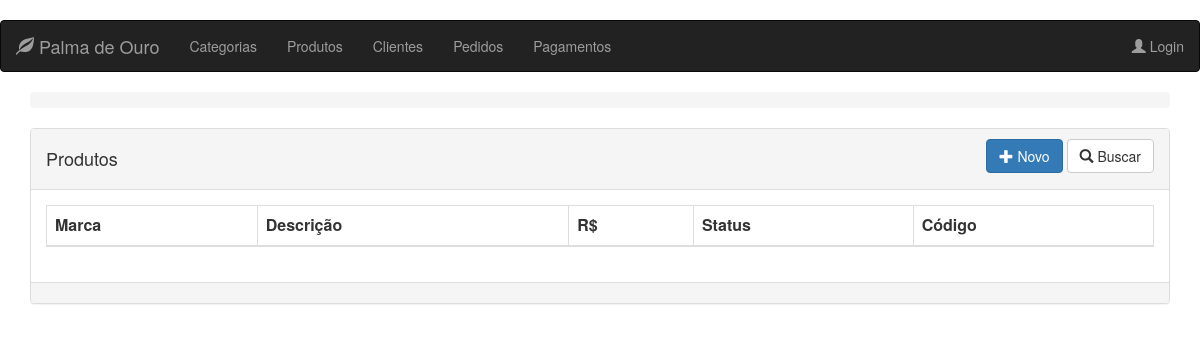
/product, run on an earlier commit of the app's database.
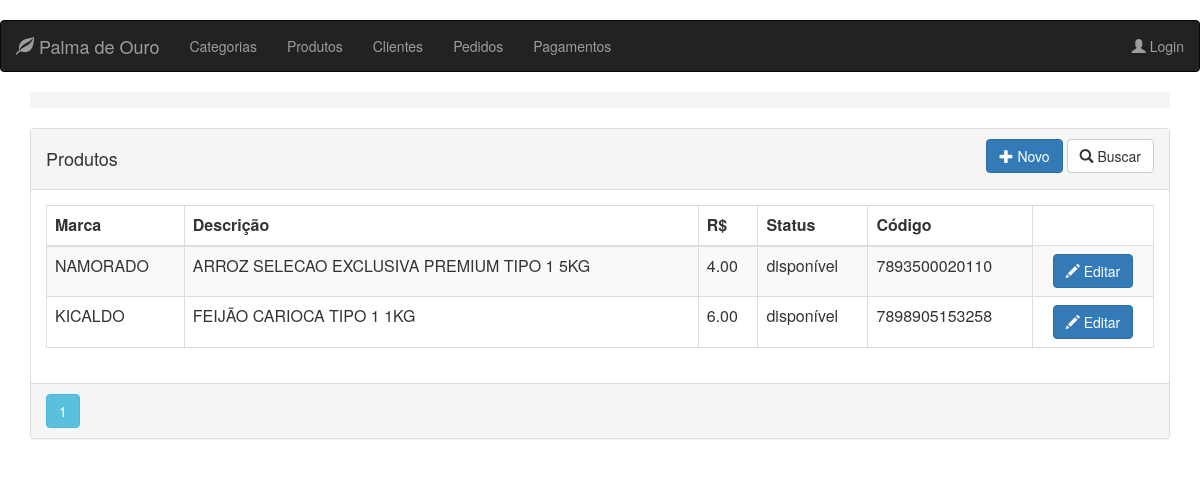
And on a later commit of the database.
### app/models.py (models this page shows, shortened)
class Product(db.Model):
    __tablename__ = 'products'
    id = db.Column(db.Integer, primary_key=True)
    brand = db.Column(db.String(32), nullable=False)
    description = db.Column(db.String(64))
    image_file = db.Column(db.String(32), default='default.jpg')
    unit_cost = db.Column(db.Numeric(6, 2), nullable=False)
    is_available = db.Column(db.Boolean, nullable=False)
    code = db.Column(db.String(13), unique=True, nullable=False)
    category_id = db.Column(db.Integer, ForeignKey('categories.id'), nullable=False)
    category = relationship("Category", backref=backref('products', order_by=description))
    __table_args__ = (CheckConstraint(unit_cost >= 0.00, name='unit_cost_positive'),)

### app/routes/product/routes.py (the view)
@blueprint_product.route('/product', methods=['GET'])
@register_breadcrumb(blueprint_product, '.', 'Produtos')
def get_products():
    page = request.args.get('page', 1, type=int)
    products = Product.query.order_by(Product.description).paginate(page=page, per_page=10)
    return render_template('product/list.html', all_products=products)

### app/templates/product/list.html
{% extends "base.html" %}
{% block page_content %}
<div class="panel panel-default">
    <div class="panel-heading">
        <div class="row">
            <div class="col col-xs-6">
                <h4>Produtos</h4>
            </div>
            <div class="col col-xs-6 text-right">
                <a href="{{ url_for('blueprint_product.new_product') }}"
                   class="btn btn-primary">
                    <span class="glyphicon glyphicon-plus"></span>
                    Novo
                </a>
                <a href="{{ url_for('blueprint_product.search_product') }}"
                   class="btn btn-default">
                    <span class="glyphicon glyphicon-search"></span>
                    Buscar
                </a>
            </div>
            <div class="btn-group col-md-4 text-right">
            </div>
        </div>
    </div>
    <div class="panel-body">
        <table class="table table-striped table-responsive table-bordered">
            <thead>
                <tr>
                    <th>Marca</th>
                    <th>Descrição</th>
                    <th>R$</th>
                    <th>Status</th>
                    <th>Código</th>
                </tr>
            </thead>
            <tbody>
                {% for product in all_products.items %}
                <tr>
                    <td>{{ product.brand }}</td>
                    <td>{{ product.description }}</td>
                    <td>{{ product.unit_cost }}</td>
                    {% if product.is_available %}
                    <td>disponível</td>
                    {% else %}
                    <td>indisponível</td>
                    {% endif %}
                    <td>{{ product.code }}</td>
                    <td align="center">
                        <a href="{{ url_for('blueprint_product.update_product',id=product.id) }}"
                           class="btn btn-primary">
                            <i class="glyphicon glyphicon-pencil"></i> Editar
                        </a>
                    </td>
                </tr>
                {% endfor %}
            </tbody>
        </table>
    </div>
    <div class="panel-footer p-0">
        {% for page_number in all_products.iter_pages(left_edge=1,right_edge=1,left_current=1,right_current=2) %}
        {% if page_number %}
        {% if all_products.page == page_number %}
        <a class="btn btn-info mb-4"
           href="{{ url_for('blueprint_product.get_products',page=page_number) }}">{{ page_number }}</a>
        {% else %}
        <a class="btn btn-outline-info mb-4"
           href="{{ url_for('blueprint_product.get_products',page=page_number) }}">{{ page_number }}</a>
        {% endif %}
        {% else %}
        ...
        {% endif %}
        {% endfor %}
    </div>
</div>
{% endblock %}

### app/templates/base.html (shortened to what this page needs)
﻿{% extends "bootstrap/base.html" %}
    {% block head %}
        {{ super() }}
    {% endblock %}
{% block navbar %}
    <nav class="navbar navbar-inverse">
        <div class="container-fluid">
            <div class="navbar-header">
                <a class="navbar-brand" href="{{ url_for('blueprint_main.index') }}"><span
                        class="glyphicon glyphicon-leaf"></span> Palma de Ouro</a>
            </div>
            <ul class="nav navbar-nav">
                <li><a class="nav-item nav-link"
                       href="{{ url_for('blueprint_category.get_categories') }}">Categorias</a>
                </li>
                <li><a class="nav-item nav-link" href="{{ url_for('blueprint_product.get_products') }}">Produtos</a>
                </li>
                <li><a class="nav-item nav-link"
                       href="{{ url_for('blueprint_client.get_clients') }}">Clientes</a></li>
                <li><a class="nav-item nav-link"
                       href="{{ url_for('blueprint_order.get_orders') }}">Pedidos</a></li>
                <li><a class="nav-item nav-link"
                       href="{{ url_for('blueprint_payment.get_payment') }}">Pagamentos</a></li>
            </ul>
            <ul class="nav navbar-nav navbar-right">
                {% if current_user.is_authenticated %}
                    <li>
                        <a class="nav-item nav-link" href="{{ url_for('blueprint_clerk.account') }}">
                            <span class="glyphicon glyphicon-user"></span>
                            {{ current_user.name }}</a>
                        <div id="clerk-id" data-url="{{ current_user.id }}"></div>
                    </li>
                    <li>
                        <a class="nav-item nav-link" href="{{ url_for('blueprint_clerk.logout') }}">
                            <span class="glyphicon glyphicon-log-in"></span>
                            Logout</a>
                    </li>
                {% else %}
                    <li><a class="nav-item nav-link" href="{{ url_for('blueprint_clerk.login') }}">
                        <span class="glyphicon glyphicon-user"></span> Login</a></li>
                {% endif %}
            </ul>
        </div>
    </nav>
{% endblock %}
    {% block content %}
        <div class="container pt-3">
            <nav aria-label="breadcrumb">
                <ol class="breadcrumb primary-color">
                </ol>
            </nav>
            {% block page_content %}
            {% endblock %}
        </div>
    {% endblock %}

What changed in the data, as far as the page shows it:
added Product: brand "NAMORADO", description "ARROZ SELECAO EXCLUSIVA PREMIUM TIPO 1 5KG", unit_cost "4.00", is_available "disponível", code "7893500020110"
added Product: brand "KICALDO", description "FEIJÃO CARIOCA TIPO 1 1KG", unit_cost "6.00", is_available "disponível", code "7898905153258"
Also different on the page:
new list line: "1"
